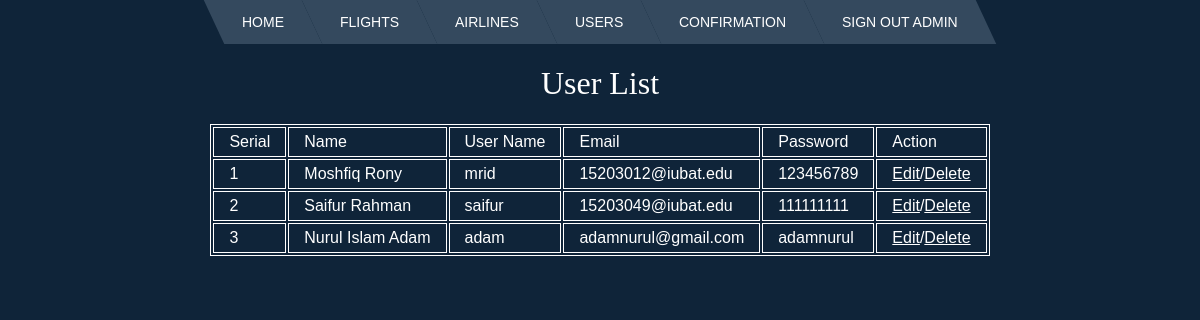
The app's page /userList.php (signed in) with its own data.
### tables this page shows
CREATE TABLE `customer` (
  `cus_id` int(11) NOT NULL,
  `cus_first_name` varchar(100) NOT NULL,
  `cus_last_name` varchar(100) NOT NULL,
  `cus_user_name` varchar(100) NOT NULL,
  `cus_pass` varchar(100) NOT NULL,
  `email` varchar(255) NOT NULL
);

### userList.php (the view, shortened to what this page needs)
<!DOCTYPE html>
<html>
<head>
	<link href="//db.onlinewebfonts.com/c/a4e256ed67403c6ad5d43937ed48a77b?family=Core+Sans+N+W01+35+Light" rel="stylesheet" type="text/css"/>
<link rel="stylesheet" href="css/form.css" type="text/css">
</head>
	<?php include 'header/headerAdmin.php'; ?>
	<center>
		<h1>User List</h1>
		<table>
			<tr>
				<td>
					<label>Serial</label>
				</td>
				<td>
					<label>Name</label>
				</td>
				<td>
					<label>User Name</label>
				</td>
				<td>
					<label>Email</label>
				</td>
				<td>
					<label>Password</label>
				</td>
				<td>
					<label>Action</label>
				</td>
			</tr>
			<?php
                    $sql="SELECT * FROM `sas`.`customer` ORDER BY `cus_id`";
                    $result=  mysqli_query($conn, $sql);
                    if(mysqli_num_rows($result)){
                        while ($row=mysqli_fetch_assoc($result)){
                ?>
                <tr>
                	<td>
                        <?php echo $row['cus_id'];?>
                    </td>
                    <td>
                        <?php echo $row['cus_first_name']." ".$row['cus_last_name'];?>
                    </td>
                    <td>
                        <?php echo $row['cus_user_name'];?>
                    </td>
                    <td>
                        <?php echo $row['email'];?>
                    </td>
                    <td>
                        <?php echo $row['cus_pass'];?>
                    </td>
                    <td class="hideforpdf">
                        <a href="edit_st.php?id=<?php echo $row['cus_id']?>">Edit</a>/<a href="delete_st.php?id=<?php echo $row['cus_id']?>">Delete</a>
                    </td>
                </tr>
                <?php
                        }
                    }
                ?>
		</table>
	</center>
<body>
</body>
</html>

### css/form.css (style rules this page uses)
* { margin:0; padding:0; }
h1 { font-size: 2em; font-family: "Core Sans N W01 35 Light"; font-weight: normal; margin: .67em 0; display: block; }
body { color: #fff; background-color:#f0f0f0; font-family:helvetica; background:url('http://clevertechie.com/img/bnet-bg.jpg') #0f2439 no-repeat center top; }

### userList.php (style rules this page uses)
table { border: 1px solid white; }
tr { border: 1px solid white; }
td { border: 1px solid white; padding-top: 5px; padding-bottom: 5px; padding-left: 15px; padding-right: 15px; }
table td a { color: white; }

### records on screen
customer: cus_id "1", cus_first_name "Moshfiq", cus_last_name "Rony", cus_user_name "mrid", email "15203012@iubat.edu", cus_pass "123456789"
customer: cus_id "2", cus_first_name "Saifur", cus_last_name "Rahman", cus_user_name "saifur", email "15203049@iubat.edu", cus_pass "111111111"
customer: cus_id "3", cus_first_name "Nurul Islam", cus_last_name "Adam", cus_user_name "adam", email "adamnurul@gmail.com", cus_pass "adamnurul"

### other values on screen
$_SESSION['adminname'] "ADMIN"
